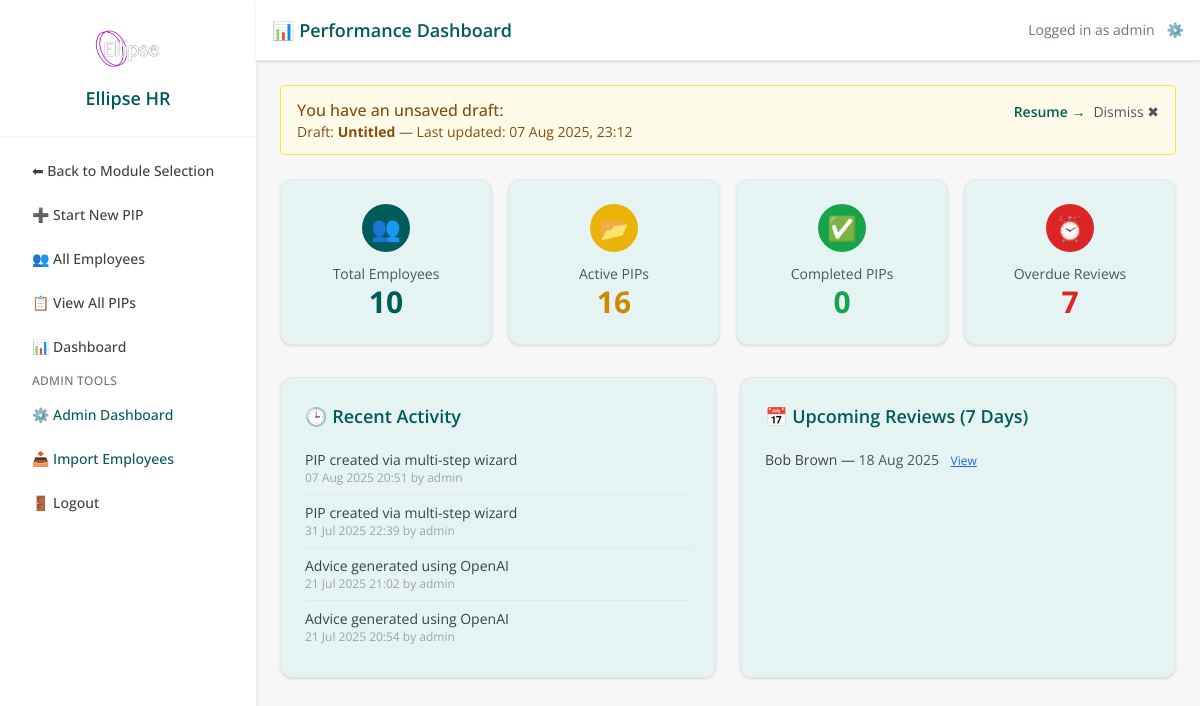
Page /dashboard (signed in) on the earlier database version.
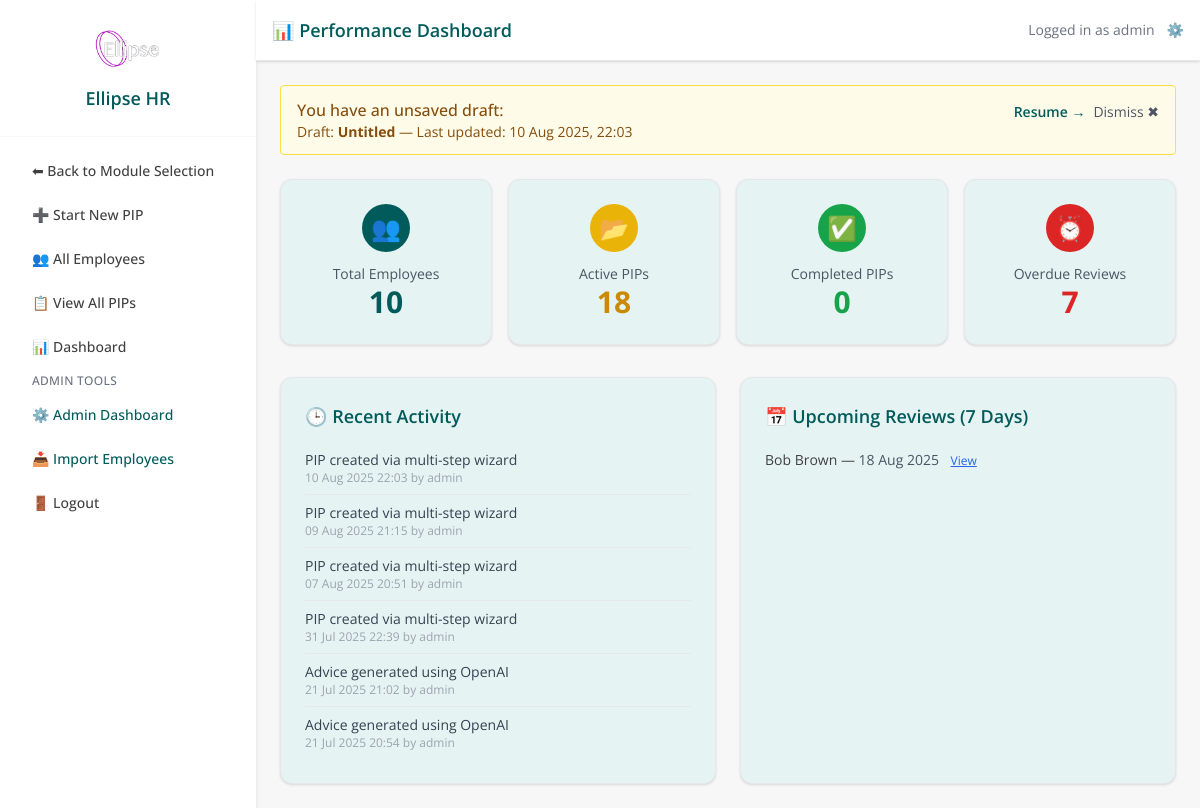
Same page on the later database version.
### models.py (models this page shows)
class DraftPIP(db.Model):
    id = db.Column(db.Integer, primary_key=True)
    user_id = db.Column(db.Integer, db.ForeignKey('user.id'))
    step = db.Column(db.Integer)
    data = db.Column(db.JSON)
    created_at = db.Column(db.DateTime, default=datetime.utcnow)
    updated_at = db.Column(db.DateTime, default=datetime.utcnow, onupdate=datetime.utcnow)
    is_dismissed = db.Column(db.Boolean, default=False)
    user = db.relationship('User', backref='draft_pips')

class TimelineEvent(db.Model):
    __tablename__ = 'timeline_event'
    id = db.Column(db.Integer, primary_key=True)
    pip_record_id = db.Column(db.Integer, db.ForeignKey('pip_record.id'), nullable=True)
    timestamp = db.Column(db.DateTime, default=datetime.utcnow)
    event_type = db.Column(db.String(100))
    notes = db.Column(db.Text)
    updated_by = db.Column(db.String(100))
    created_at = db.Column(db.DateTime, default=datetime.utcnow)
    pip_record = db.relationship(
        'PIPRecord',
        back_populates='timeline_events'
    )

class PIPRecord(db.Model):
    __tablename__ = 'pip_record'
    id = db.Column(db.Integer, primary_key=True)
    employee_id = db.Column(db.Integer, db.ForeignKey('employee.id'), nullable=False)
    concerns = db.Column(db.Text, nullable=False)
    start_date = db.Column(db.Date, nullable=False)
    review_date = db.Column(db.Date, nullable=False)
    meeting_notes = db.Column(db.Text)
    status = db.Column(db.String(20), default='Open')
    created_by = db.Column(db.String(100))
    created_at = db.Column(db.DateTime, default=datetime.utcnow)
    last_updated = db.Column(db.DateTime, default=datetime.utcnow, onupdate=datetime.utcnow)
    ai_advice = db.Column(db.Text)
    ai_advice_generated_at = db.Column(db.DateTime)
    capability_meeting_date = db.Column(db.DateTime, nullable=True)
    capability_meeting_time = db.Column(db.String, nullable=True)
    capability_meeting_venue = db.Column(db.String, nullable=True)
    concern_category = db.Column(db.String(100))
    severity = db.Column(db.String(50))
    frequency = db.Column(db.String(50))
    tags = db.Column(db.Text)
    employee = db.relationship('Employee', back_populates='pips')
    action_items = db.relationship(
        'PIPActionItem',
        back_populates='pip_record',
        cascade='all, delete-orphan',
        lazy=True
    )
    timeline_events = db.relationship(
        'TimelineEvent',
        back_populates='pip_record',
        cascade='all, delete-orphan',
        lazy=True
    )

class Employee(db.Model):
    id = db.Column(db.Integer, primary_key=True)
    first_name = db.Column(db.String(100))
    last_name = db.Column(db.String(100))
    job_title = db.Column(db.String(100))
    line_manager = db.Column(db.String(100))
    service = db.Column(db.String(100))
    start_date = db.Column(db.Date)
    team_id = db.Column(db.Integer)
    email = db.Column(db.String(120), nullable=True)
    pips = db.relationship('PIPRecord', back_populates='employee', lazy=True)

### app.py (the view)
@app.route('/dashboard')
@login_required
def dashboard():
    total_employees = Employee.query.count()
    active_pips = PIPRecord.query.filter_by(status='Open').count()
    completed_pips = PIPRecord.query.filter_by(status='Completed').count()
    today = datetime.utcnow().date()
    overdue_reviews = PIPRecord.query.filter(
        PIPRecord.review_date < today,
        PIPRecord.status == 'Open'
    ).count()
    recent_activity = TimelineEvent.query.order_by(TimelineEvent.timestamp.desc()).limit(10).all()
    upcoming_deadline = today + timedelta(days=7)
    if current_user.admin_level == 0:
        upcoming_pips = PIPRecord.query.join(Employee).filter(
            Employee.team_id == current_user.team_id,
            PIPRecord.status == 'Open',
            PIPRecord.review_date >= today,
            PIPRecord.review_date <= upcoming_deadline
        ).order_by(PIPRecord.review_date).all()
    else:
        upcoming_pips = PIPRecord.query.filter(
            PIPRecord.status == 'Open',
            PIPRecord.review_date >= today,
            PIPRecord.review_date <= upcoming_deadline
        ).order_by(PIPRecord.review_date).all()
    draft = DraftPIP.query.filter_by(user_id=current_user.id).first()
    return render_template(
        'dashboard.html',
        total_employees=total_employees,
        active_pips=active_pips,
        completed_pips=completed_pips,
        overdue_reviews=overdue_reviews,
        recent_activity=recent_activity,
        upcoming_pips=upcoming_pips,
        draft=draft
    )

### app.py (called while the page is built)
@app.context_processor
def inject_module():
    return dict(active_module=session.get('active_module'))

@login_manager.user_loader
def load_user(user_id):
    return db.session.get(User, int(user_id))

@app.before_request
def set_active_module():
    path = request.path.lower()
    if path.startswith('/pip/') or \
       path.startswith('/employee/') or \
       path in ['/dashboard', '/pip_list', '/employee/list', '/employee/add', '/pip/select-employee']:
        session['active_module'] = 'PIP'
    elif path.startswith('/probation/'):
        session['active_module'] = 'Probation'
    elif path == '/':
        session.pop('active_module', None)

### models.py (called while the page is built)
    def is_superuser(self):
        return self.admin_level == 2

### templates/dashboard.html (shortened to what this page needs)
{% extends "base.html" %}
{% block page_title %}📊 Performance Dashboard{% endblock %}
{% block content %}
{% if draft %}
  <div id="draft-banner" class="bg-yellow-50 border border-yellow-300 text-yellow-800 px-4 py-3 rounded relative mb-6">
    <div class="flex justify-between items-start">
      <div>
        <p class="font-medium">You have an unsaved draft:</p>
        <p class="text-sm">Draft: <strong>{{ draft.draft_name or 'Untitled' }}</strong> &mdash; Last updated: <span id="draft-timestamp">{{ draft.updated_at.strftime('%d %b %Y, %H:%M') }}</span></p>
      </div>
      <div class="flex gap-2 mt-1">
        <a href="{{ url_for('create_pip_wizard', draft_id=draft.id) }}" class="text-sm text-ellipse-teal hover:underline font-semibold">Resume →</a>
        <button onclick="dismissDraftBanner()" class="text-sm text-gray-600 hover:text-red-600">Dismiss ✖</button>
      </div>
    </div>
  </div>
{% endif %}
  <div class="grid grid-cols-1 sm:grid-cols-2 lg:grid-cols-4 gap-4 mb-8">
    <div class="bg-[#e6f3f3] p-6 rounded-xl shadow border border-gray-200 text-center hover:shadow-lg transition duration-300">
      <div class="flex justify-center items-center w-12 h-12 mx-auto rounded-full bg-ellipse-teal text-white text-2xl mb-3">
        👥
      </div>
      <div class="text-sm text-gray-600">Total Employees</div>
      <div class="text-3xl font-bold text-ellipse-teal">{{ total_employees }}</div>
    </div>
    <div class="bg-[#e6f3f3] p-6 rounded-xl shadow border border-gray-200 text-center hover:shadow-lg transition duration-300">
      <div class="flex justify-center items-center w-12 h-12 mx-auto rounded-full bg-yellow-500 text-white text-2xl mb-3">
        📂
      </div>
      <div class="text-sm text-gray-600">Active PIPs</div>
      <div class="text-3xl font-bold text-yellow-600">{{ active_pips }}</div>
    </div>
    <div class="bg-[#e6f3f3] p-6 rounded-xl shadow border border-gray-200 text-center hover:shadow-lg transition duration-300">
      <div class="flex justify-center items-center w-12 h-12 mx-auto rounded-full bg-green-600 text-white text-2xl mb-3">
        ✅
      </div>
      <div class="text-sm text-gray-600">Completed PIPs</div>
      <div class="text-3xl font-bold text-green-600">{{ completed_pips }}</div>
    </div>
    <div class="bg-[#e6f3f3] p-6 rounded-xl shadow border border-gray-200 text-center hover:shadow-lg transition duration-300">
      <div class="flex justify-center items-center w-12 h-12 mx-auto rounded-full bg-red-600 text-white text-2xl mb-3">
        ⏰
      </div>
      <div class="text-sm text-gray-600">Overdue Reviews</div>
      <div class="text-3xl font-bold text-red-600">{{ overdue_reviews }}</div>
    </div>
  </div>
  <div class="grid grid-cols-1 md:grid-cols-2 gap-6">
    <div class="bg-[#e6f3f3] p-6 rounded-xl shadow border border-gray-200">
      <h2 class="text-lg font-semibold text-ellipse-teal mb-3">🕒 Recent Activity</h2>
      <ul class="divide-y divide-gray-200">
        {% for event in recent_activity %}
          <li class="py-2">
            <div class="text-sm text-gray-700">{{ event.notes }}</div>
            <div class="text-xs text-gray-400">{{ event.timestamp.strftime('%d %b %Y %H:%M') }} by {{ event.updated_by }}</div>
          </li>
        {% else %}
          <li class="text-gray-400">No recent activity.</li>
        {% endfor %}
      </ul>
    </div>
    <div class="bg-[#e6f3f3] p-6 rounded-xl shadow border border-gray-200">
      <h2 class="text-lg font-semibold text-ellipse-teal mb-3">📅 Upcoming Reviews (7 Days)</h2>
      <ul class="divide-y divide-gray-200">
        {% for pip in upcoming_pips %}
          <li class="py-2">
            <div class="text-sm">
              {{ pip.employee.first_name }} {{ pip.employee.last_name }} —
              <span class="text-gray-600 text-sm">{{ pip.review_date.strftime('%d %b %Y') }}</span>
              <a href="{{ url_for('pip_detail', id=pip.id) }}" class="text-blue-600 text-xs ml-2 underline">View</a>
            </div>
          </li>
        {% else %}
          <li class="text-gray-400">No upcoming reviews.</li>
        {% endfor %}
      </ul>
    </div>
  </div>
</div>
{% endblock %}

Differences in the rows shown:
changed DraftPIP: updated_at "07 Aug 2025, 23:12" → "10 Aug 2025, 22:03"
added TimelineEvent: notes "PIP created via multi-step wizard", timestamp "10 Aug 2025 22:03", updated_by "admin"
added TimelineEvent: notes "PIP created via multi-step wizard", timestamp "09 Aug 2025 21:15", updated_by "admin"
Other differences:
{{ active_pips }}: "16" → "18"
